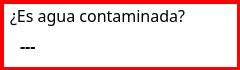
<?xml version="1.0" encoding="UTF-8"?>
<ui version="4.0">
 <class>Form</class>
 <widget class="QWidget" name="Form">
  <property name="geometry">
   <rect>
    <x>0</x>
    <y>0</y>
    <width>240</width>
    <height>70</height>
   </rect>
  </property>
  <property name="windowTitle">
   <string>Form</string>
  </property>
  <property name="styleSheet">
   <string notr="true">QLabel {
	font-family: Poppins;
	font-size: 16px;
}

QWidget {
	background-color: white;
}</string>
  </property>
  <widget class="QLabel" name="nameLbl">
   <property name="geometry">
    <rect>
     <x>10</x>
     <y>5</y>
     <width>201</width>
     <height>21</height>
    </rect>
   </property>
   <property name="text">
    <string>¿Es agua contaminada?</string>
   </property>
  </widget>
  <widget class="QLabel" name="probLbl">
   <property name="geometry">
    <rect>
     <x>20</x>
     <y>30</y>
     <width>211</width>
     <height>31</height>
    </rect>
   </property>
   <property name="styleSheet">
    <string notr="true">font-weight: bold;
background-color: transparent;</string>
   </property>
   <property name="text">
    <string>---</string>
   </property>
  </widget>
  <widget class="QLabel" name="colorLbl">
   <property name="geometry">
    <rect>
     <x>0</x>
     <y>0</y>
     <width>241</width>
     <height>71</height>
    </rect>
   </property>
   <property name="styleSheet">
    <string notr="true">border: 4px solid red;</string>
   </property>
   <property name="text">
    <string/>
   </property>
  </widget>
  <zorder>colorLbl</zorder>
  <zorder>nameLbl</zorder>
  <zorder>probLbl</zorder>
 </widget>
 <resources/>
 <connections/>
</ui>
